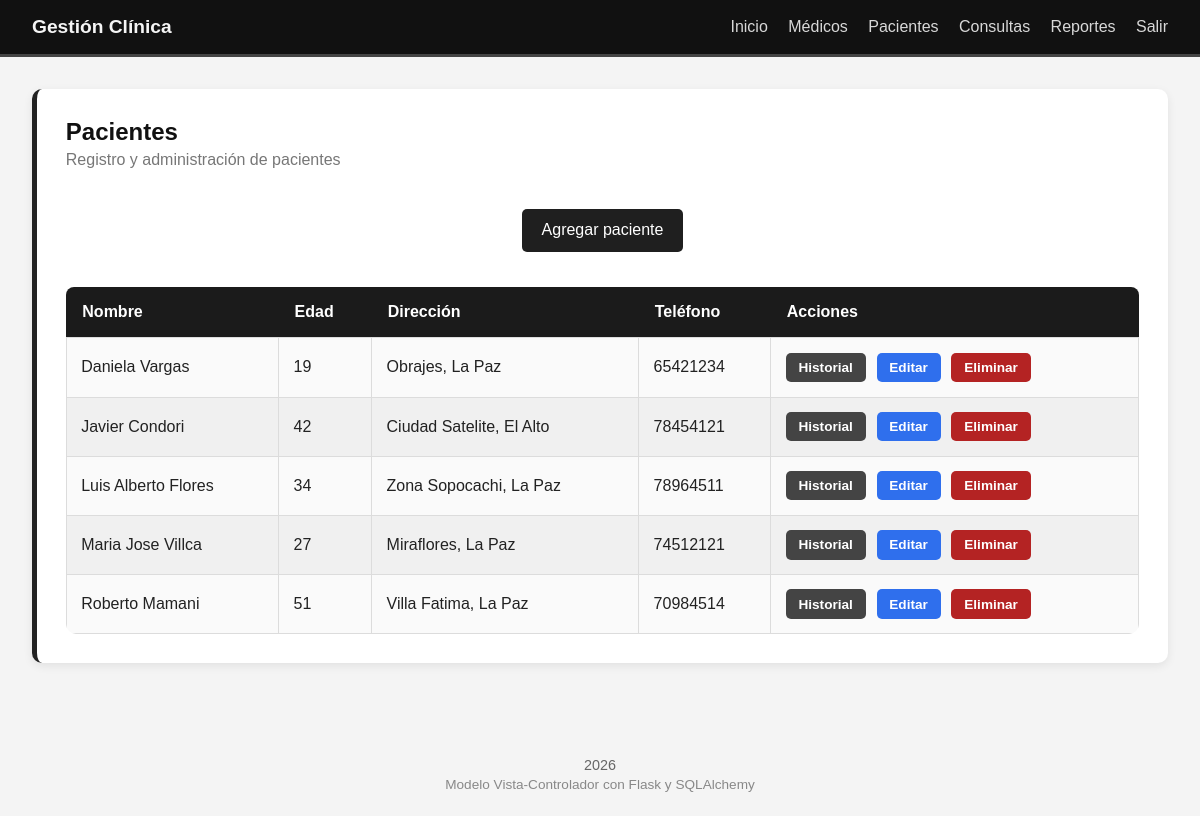
The page /pacientes/ (signed in) on the database its author committed.
### models/__init__.py (models this page shows)
class Patient(db.Model):
    id = db.Column(db.Integer, primary_key=True)
    nombre = db.Column(db.String(120), nullable=False)
    edad = db.Column(db.Integer, nullable=False)
    direccion = db.Column(db.String(255), nullable=False)
    telefono = db.Column(db.String(30), nullable=False)
    consultas = db.relationship("Consulta", backref="paciente", lazy=True)

### controllers/patient_controller.py (the view)
@patient_bp.route("/", methods=["GET"])
@login_required
def index():
    pacientes = Patient.query.order_by(Patient.nombre).all()
    return render_template("pacientes/index.html", pacientes=pacientes)

### templates/pacientes/index.html
{% extends "base.html" %}
{% block content %}
<section>
    <div class="section-header">
        <div>
            <h2>Pacientes</h2>
            <p>Registro y administración de pacientes</p>
        </div>
    </div>
    <div class="page-actions">
        <a class="button" href="{{ url_for('patient.crear') }}">
            Agregar paciente
        </a>
    </div>
    <div class="table-container">
        <table>
            <thead>
                <tr>
                    <th>Nombre</th>
                    <th>Edad</th>
                    <th>Dirección</th>
                    <th>Teléfono</th>
                    <th>Acciones</th>
                </tr>
            </thead>
            <tbody>
                {% for paciente in pacientes %}
                <tr>
                    <td>{{ paciente.nombre }}</td>
                    <td>{{ paciente.edad }}</td>
                    <td>{{ paciente.direccion }}</td>
                    <td>{{ paciente.telefono }}</td>
                    <td class="action-links">
                        <a class="table-btn history-btn"
                           href="{{ url_for('patient.historial', patient_id=paciente.id) }}">
                            Historial
                        </a>
                        <a class="table-btn edit-btn"
                           href="{{ url_for('patient.editar', patient_id=paciente.id) }}">
                            Editar
                        </a>
                        <a class="table-btn delete-btn"
                           href="{{ url_for('patient.eliminar', patient_id=paciente.id) }}">
                            Eliminar
                        </a>
                    </td>
                </tr>
                {% else %}
                <tr>
                    <td colspan="5" class="empty-table">
                        No hay pacientes registrados.
                    </td>
                </tr>
                {% endfor %}
            </tbody>
        </table>
    </div>
</section>
{% endblock %}

### templates/base.html (shortened to what this page needs)
<!doctype html>
<html lang="es">
<head>
    <link rel="stylesheet" href="/static/style.css" />
</head>
<body>
    <header>
        <div class="brand">Gestión Clínica</div>
        <nav>
            {% if current_user.is_authenticated %}
                <a href="{{ url_for('auth.panel') }}">Inicio</a>
                <a href="{{ url_for('doctor.index') }}">Médicos</a>
                <a href="{{ url_for('patient.index') }}">Pacientes</a>
                <a href="{{ url_for('consulta.index') }}">Consultas</a>
                <a href="{{ url_for('report.index') }}">Reportes</a>
                <a href="{{ url_for('auth.logout') }}">Salir</a>
            {% else %}
                <a href="{{ url_for('auth.login') }}">Iniciar sesión</a>
                <a href="{{ url_for('auth.register') }}">Registrar</a>
            {% endif %}
        </nav>
    </header>
    <main>
        {% block content %}{% endblock %}
    </main>
    <footer>
        <p>2026</p>
        <span>Modelo Vista-Controlador con Flask y SQLAlchemy</span>
    </footer>
</body>
</html>

### static/style.css (style rules this page uses)
body { margin: 0; font-family: Arial, sans-serif; background: #f4f4f4; color: #222; }
header { background: #111111; color: #ffffff; display: flex; justify-content: space-between; align-items: center; padding: 1rem 2rem; border-bottom: 3px solid #444; }
header .brand { font-size: 1.2rem; font-weight: bold; color: #f5f5f5; }
nav a { color: #d8d8d8; margin-left: 1rem; text-decoration: none; transition: 0.3s; }
main { padding: 2rem; }
section { background: #ffffff; padding: 1.8rem; border-radius: 10px; box-shadow: 0 3px 10px rgba(0,0,0,0.08); margin-bottom: 1.5rem; border-left: 5px solid #222; }
h2 { margin-top: 0; color: #111; }
.section-header { margin-bottom: 1.5rem; }
.section-header h2, .auth-header h2 { margin-bottom: 0.3rem; }
.section-header p, .auth-header p { margin-top: 0; color: #777; }
.table-container { overflow-x: auto; border-radius: 10px; }
table { width: 100%; border-collapse: collapse; margin-top: 1rem; overflow: hidden; border-radius: 8px; }
table th { background: #1b1b1b; color: #ffffff; padding: 1rem; text-align: left; font-weight: bold; }
table td { padding: 0.9rem; border: 1px solid #dcdcdc; background: #fafafa; }
table tr:nth-child(even) td { background: #f0f0f0; }
button, .button { background: #1f1f1f; color: #ffffff; border: none; padding: 0.8rem 1.2rem; border-radius: 5px; cursor: pointer; display: inline-block; text-decoration: none; margin-top: 1rem; transition: 0.3s; }
footer { text-align: center; color: #666; padding: 1.5rem 0; font-size: 0.9rem; }
footer p { margin-bottom: 0.2rem; }
footer span { display: block; color: #888; font-size: 0.85rem; }
.action-links { white-space: nowrap; }
.table-btn { display: inline-block; padding: 0.45rem 0.8rem; border-radius: 5px; text-decoration: none; font-size: 0.85rem; font-weight: bold; margin-right: 0.4rem; transition: 0.2s; color: white; }
.history-btn { background: #444; }
.edit-btn { background: #2f6fed; }
.delete-btn { background: #b42323; }
.page-actions, .table-actions { display: flex; justify-content: center; flex-wrap: wrap; gap: 1rem; margin: 1.2rem 0; }

### rows shown on the page
Patient: nombre "Daniela Vargas", edad "19", direccion "Obrajes, La Paz", telefono "65421234"
Patient: nombre "Javier Condori", edad "42", direccion "Ciudad Satelite, El Alto", telefono "78454121"
Patient: nombre "Luis Alberto Flores", edad "34", direccion "Zona Sopocachi, La Paz", telefono "78964511"
Patient: nombre "Maria Jose Villca", edad "27", direccion "Miraflores, La Paz", telefono "74512121"
Patient: nombre "Roberto Mamani", edad "51", direccion "Villa Fatima, La Paz", telefono "70984514"
